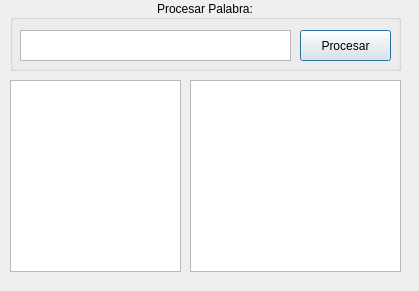
<?xml version="1.0" encoding="UTF-8"?>
<ui version="4.0">
 <class>v_palabras</class>
 <widget class="QDialog" name="v_palabras">
  <property name="geometry">
   <rect>
    <x>0</x>
    <y>0</y>
    <width>419</width>
    <height>291</height>
   </rect>
  </property>
  <property name="windowTitle">
   <string>Mattor :: Lector</string>
  </property>
  <widget class="QListWidget" name="l_ejecucion">
   <property name="geometry">
    <rect>
     <x>10</x>
     <y>80</y>
     <width>171</width>
     <height>192</height>
    </rect>
   </property>
  </widget>
  <widget class="QTableWidget" name="t_resultados">
   <property name="geometry">
    <rect>
     <x>190</x>
     <y>80</y>
     <width>211</width>
     <height>192</height>
    </rect>
   </property>
  </widget>
  <widget class="QGroupBox" name="groupBox">
   <property name="geometry">
    <rect>
     <x>10</x>
     <y>0</y>
     <width>391</width>
     <height>71</height>
    </rect>
   </property>
   <property name="title">
    <string>Procesar Palabra:</string>
   </property>
   <property name="alignment">
    <set>Qt::AlignCenter</set>
   </property>
   <widget class="QPlainTextEdit" name="b_palabra">
    <property name="geometry">
     <rect>
      <x>10</x>
      <y>30</y>
      <width>271</width>
      <height>31</height>
     </rect>
    </property>
    <property name="inputMethodHints">
     <set>Qt::ImhDialableCharactersOnly</set>
    </property>
    <property name="verticalScrollBarPolicy">
     <enum>Qt::ScrollBarAlwaysOff</enum>
    </property>
    <property name="horizontalScrollBarPolicy">
     <enum>Qt::ScrollBarAlwaysOff</enum>
    </property>
   </widget>
   <widget class="QPushButton" name="tt_procesar">
    <property name="geometry">
     <rect>
      <x>290</x>
      <y>30</y>
      <width>91</width>
      <height>31</height>
     </rect>
    </property>
    <property name="text">
     <string>Procesar</string>
    </property>
   </widget>
  </widget>
 </widget>
 <resources/>
 <connections/>
</ui>
